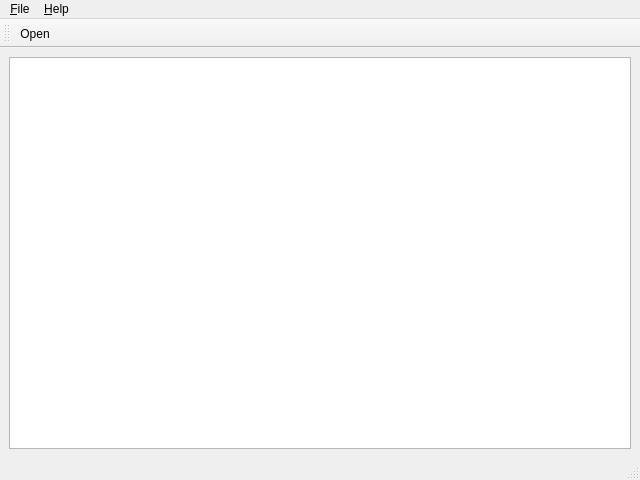
<?xml version="1.0" encoding="UTF-8"?>
<ui version="4.0">
 <class>MainWindow</class>
 <widget class="QMainWindow" name="MainWindow">
  <property name="geometry">
   <rect>
    <x>0</x>
    <y>0</y>
    <width>640</width>
    <height>480</height>
   </rect>
  </property>
  <property name="windowTitle">
   <string>MainWindow</string>
  </property>
  <widget class="QWidget" name="centralwidget">
   <layout class="QVBoxLayout" name="verticalLayout">
    <item>
     <widget class="QTextBrowser" name="textBrowser"/>
    </item>
   </layout>
  </widget>
  <widget class="QMenuBar" name="menubar">
   <property name="geometry">
    <rect>
     <x>0</x>
     <y>0</y>
     <width>640</width>
     <height>19</height>
    </rect>
   </property>
   <widget class="QMenu" name="menuFile">
    <property name="title">
     <string>&amp;File</string>
    </property>
   </widget>
   <widget class="QMenu" name="menuHelp">
    <property name="title">
     <string>&amp;Help</string>
    </property>
   </widget>
   <addaction name="menuFile"/>
   <addaction name="menuHelp"/>
  </widget>
  <widget class="QStatusBar" name="statusbar"/>
  <widget class="IBToolBar" name="toolBar">
   <property name="windowTitle">
    <string>toolBar</string>
   </property>
   <attribute name="toolBarArea">
    <enum>TopToolBarArea</enum>
   </attribute>
   <attribute name="toolBarBreak">
    <bool>false</bool>
   </attribute>
   <addaction name="actionOpen"/>
  </widget>
  <action name="actionOpen">
   <property name="icon">
    <iconset resource="../../../templateQt5/lib/utils/stdicons.qrc">
     <normaloff>:/fileopen</normaloff>:/fileopen</iconset>
   </property>
   <property name="text">
    <string>Open</string>
   </property>
  </action>
 </widget>
 <customwidgets>
  <customwidget>
   <class>IBToolBar</class>
   <extends>QToolBar</extends>
   <header>ibtoolbar.h</header>
  </customwidget>
 </customwidgets>
 <resources>
  <include location="../../../templateQt5/lib/utils/stdicons.qrc"/>
 </resources>
 <connections/>
</ui>
